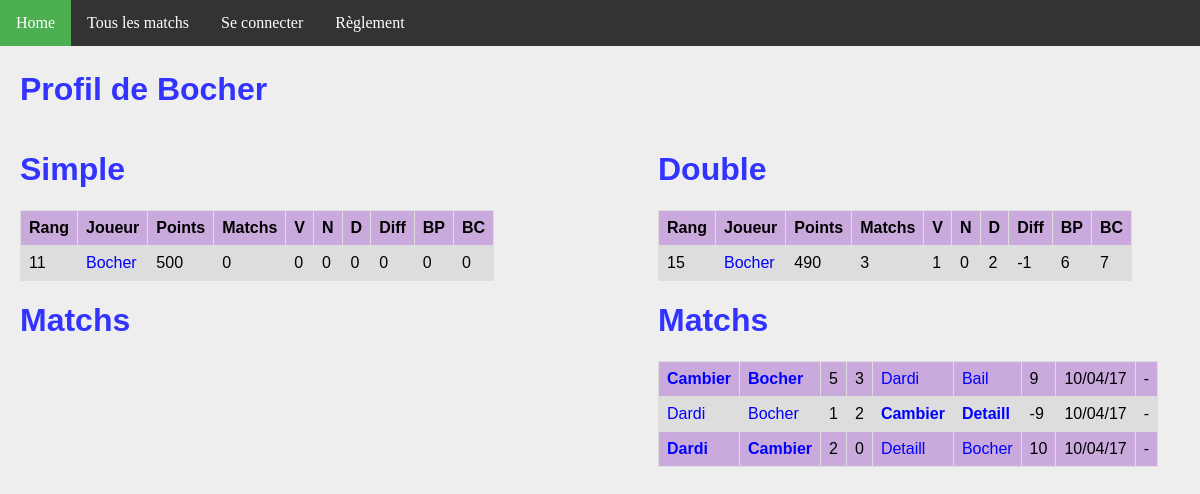
The page /joueur/13/ on the database as committed earlier.
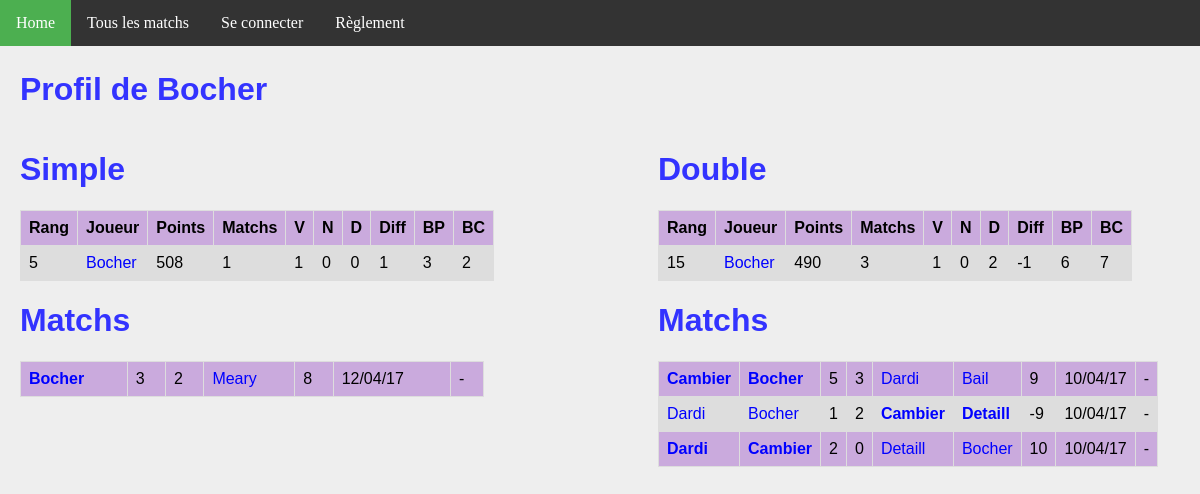
The same page on the database as committed later.
### ranking/models.py (models this page shows, shortened)
class Joueur(models.Model):
    user = models.OneToOneField(User, on_delete=models.CASCADE)
    pseudo = models.CharField(max_length = 50, default="Pax lambda")
    simple_score = models.IntegerField(default=500)
    simple_rang = models.IntegerField(default=0)
    simple_victoires = models.IntegerField(default=0)
    simple_nuls = models.IntegerField(default=0)
    simple_defaites = models.IntegerField(default=0)
    simple_buts_pour = models.IntegerField(default=0)
    simple_buts_contre = models.IntegerField(default=0)
    double_score = models.IntegerField(default=500)
    double_rang = models.IntegerField(default=0)
    double_victoires = models.IntegerField(default=0)
    double_nuls = models.IntegerField(default=0)
    double_defaites = models.IntegerField(default=0)
    double_buts_pour = models.IntegerField(default=0)
    double_buts_contre = models.IntegerField(default=0)
    @property
    def simple_matchs(self):
        return self.simple_nuls + self.simple_victoires + self.simple_defaites
    @property
    def double_matchs(self):
        return self.double_nuls + self.double_victoires + self.double_defaites
    @property
    def simple_diff(self):
        return self.simple_buts_pour - self.simple_buts_contre
    @property
    def double_diff(self):
        return self.double_buts_pour - self.double_buts_contre

class MatchDouble(models.Model):
    domicile_1 = models.ForeignKey('Joueur', related_name = 'dom1')
    domicile_2 = models.ForeignKey('Joueur', related_name = 'dom2')
    exterieur_1 = models.ForeignKey('Joueur', related_name = 'exte1')
    exterieur_2 = models.ForeignKey('Joueur', related_name = 'exte2')
    date = models.DateTimeField(auto_now_add=True)
    buts_domicile = models.IntegerField(default=0)
    buts_exterieur = models.IntegerField(default=0)
    points = models.IntegerField(default=0)
    @property
    def winner(self):
        if self.buts_domicile > self.buts_exterieur:
            return 1.
        elif self.buts_domicile < self.buts_exterieur:
            return 0.
        else:
            return 0.5

class MatchSimple(models.Model):
    domicile = models.ForeignKey('Joueur', related_name = 'dom')
    exterieur = models.ForeignKey('Joueur', related_name = 'exte')
    date = models.DateTimeField(auto_now_add=True)
    buts_domicile = models.IntegerField(default=0)
    buts_exterieur = models.IntegerField(default=0)
    points = models.IntegerField(default=0)
    @property
    def winner(self):
        if self.buts_domicile > self.buts_exterieur:
            return 1.
        elif self.buts_domicile < self.buts_exterieur:
            return 0.
        else:
            return 0.5

### ranking/views.py (the view)
# urls.py: url(r'^joueur/(?P<joueur_id>[0-9]+)/$', views.detail_joueur, name='joueur'),
def detail_joueur(request, joueur_id):
    simples_1 = MatchSimple.objects.filter(domicile__id = joueur_id)
    simples_2 = MatchSimple.objects.filter(exterieur__id = joueur_id)
    simples = simples_1 | simples_2
    doubles_1 = MatchDouble.objects.filter(domicile_1__id = joueur_id)
    doubles_2 = MatchDouble.objects.filter(domicile_2__id = joueur_id)
    doubles_3 = MatchDouble.objects.filter(exterieur_1__id = joueur_id)
    doubles_4 = MatchDouble.objects.filter(exterieur_2__id = joueur_id)
    doubles = doubles_1 | doubles_2 | doubles_3 | doubles_4
    context = {
        'joueur': get_object_or_404(Joueur, pk=joueur_id),
        'simple_matchs': simples.order_by('-date').all(),
        'double_matchs': doubles.order_by('-date').all(),
    }
    return render(request, 'joueur.html', context)

### ranking/templates/joueur.html
{% extends 'base.html' %}
{% block body %}
    <h1>Profil de {{ joueur.pseudo }}</h1>
<div id="column1" style="float:left; margin:0; width:40%;">
    <h1>Simple</h1>
    <table>
        <tr>
            <th>Rang</th>
            <th>Joueur</th>
            <th>Points</th>
            <th>Matchs</th>
            <th>V</th>
            <th>N</th>
            <th>D</th>
            <th>Diff</th>
            <th>BP</th>
            <th>BC</th>
        </tr>
        <tr>
            <td>{{ joueur.simple_rang }}</td>
            <td><a class='joueur' href="{% url 'joueur' joueur.id %}">{{joueur.pseudo}}</a></td>
            <td>{{joueur.simple_score}}</td>
            <td>{{joueur.simple_matchs}}</td>
            <td>{{joueur.simple_victoires}}</td>
            <td>{{joueur.simple_nuls}}</td>
            <td>{{joueur.simple_defaites}}</td>
            <td>{{joueur.simple_diff}}</td>
            <td>{{joueur.simple_buts_pour}}</td>
            <td>{{joueur.simple_buts_contre}}</td>
        </tr>
    </table>
    <h1>Matchs</h1>
    <table>
        {% for m in simple_matchs %}
        <tr>
            <td {% if m.winner == 1 %} style='font-weight:bold'{% endif %} >
                <a class="joueur" href="{% url 'joueur' m.domicile.id %}">{{m.domicile.pseudo}}</a>
            </td>
            <td>{{m.buts_domicile}}</td>
            <td>{{m.buts_exterieur}}</td>
            <td {% if m.winner == 0 %} style='font-weight:bold'{% endif %} >
                <a class='joueur' href="{% url 'joueur' m.exterieur.id %}">{{m.exterieur.pseudo}}</a>
            </td>
            <td>{{m.points}}</td>
            <td>{{m.date | date:'d/m/y'}}</td>
            <td>
            {% if m.domicile == request.user.joueur %}
                <a class="joueur" href="{% url 'annuler' m.id %}">Annuler</a>
            {% else %}
                -
            {% endif %}
            </td>
        </tr>
        {% endfor %}
    </table>
</div>
<div id="column2" style="float:left; margin-left:15%;width:40%;">
<h1>Double</h1>
<table>
    <tr>
        <th>Rang</th>
        <th>Joueur</th>
        <th>Points</th>
        <th>Matchs</th>
        <th>V</th>
        <th>N</th>
        <th>D</th>
        <th>Diff</th>
        <th>BP</th>
        <th>BC</th>
    </tr>
    <tr>
        <td>{{ joueur.double_rang }}</td>
        <td><a class='joueur' href="{% url 'joueur' joueur.id %}">{{joueur.pseudo}}</a></td>
        <td>{{joueur.double_score}}</td>
        <td>{{joueur.double_matchs}}</td>
        <td>{{joueur.double_victoires}}</td>
        <td>{{joueur.double_nuls}}</td>
        <td>{{joueur.double_defaites}}</td>
        <td>{{joueur.double_diff}}</td>
        <td>{{joueur.double_buts_pour}}</td>
        <td>{{joueur.double_buts_contre}}</td>
    </tr>
</table>
<h1>Matchs</h1>
<table>
    {% for m in double_matchs %}
    <tr>
        <td {% if m.winner == 1 %} style='font-weight:bold'{% endif %} >
            <a class="joueur" href="{% url 'joueur' m.domicile_1.id %}">{{m.domicile_1.pseudo}}</a>
        </td>
        <td {% if m.winner == 1 %} style='font-weight:bold'{% endif %} >
            <a class="joueur" href="{% url 'joueur' m.domicile_2.id %}">{{m.domicile_2.pseudo}}</a>
        </td>
        <td>{{m.buts_domicile}}</td>
        <td>{{m.buts_exterieur}}</td>
        <td {% if m.winner == 0 %} style='font-weight:bold'{% endif %} >
            <a class='joueur' href="{% url 'joueur' m.exterieur_1.id %}">{{m.exterieur_1.pseudo}}</a>
        </td>
        <td {% if m.winner == 0 %} style='font-weight:bold'{% endif %} >
            <a class='joueur' href="{% url 'joueur' m.exterieur_2.id %}">{{m.exterieur_2.pseudo}}</a>
        </td>
        <td>{{m.points}}</td>
        <td>{{m.date | date:'d/m/y'}}</td>
        <td>
        {% if m.domicile_1 == request.user.joueur %}
            <a class="joueur" href="{% url 'annuler_double' m.id %}">Annuler</a>
        {% else %}
            -
        {% endif %}
        </td>
    </tr>
    {% endfor %}
</table>
</div>
{% endblock %}

Rows that differ between the two databases and show on the page:
changed Joueur "Bocher": simple_rang "11" → "5"; simple_score "500" → "508"; simple_matchs "0" → "1"; simple_victoires "0" → "1"; simple_diff "0" → "1"; simple_buts_pour "0" → "3"; simple_buts_contre "0" → "2"
added MatchSimple: domicile.pseudo "Bocher", buts_domicile "3", buts_exterieur "2", exterieur.pseudo "Meary", points "8", date "12/04/17"
